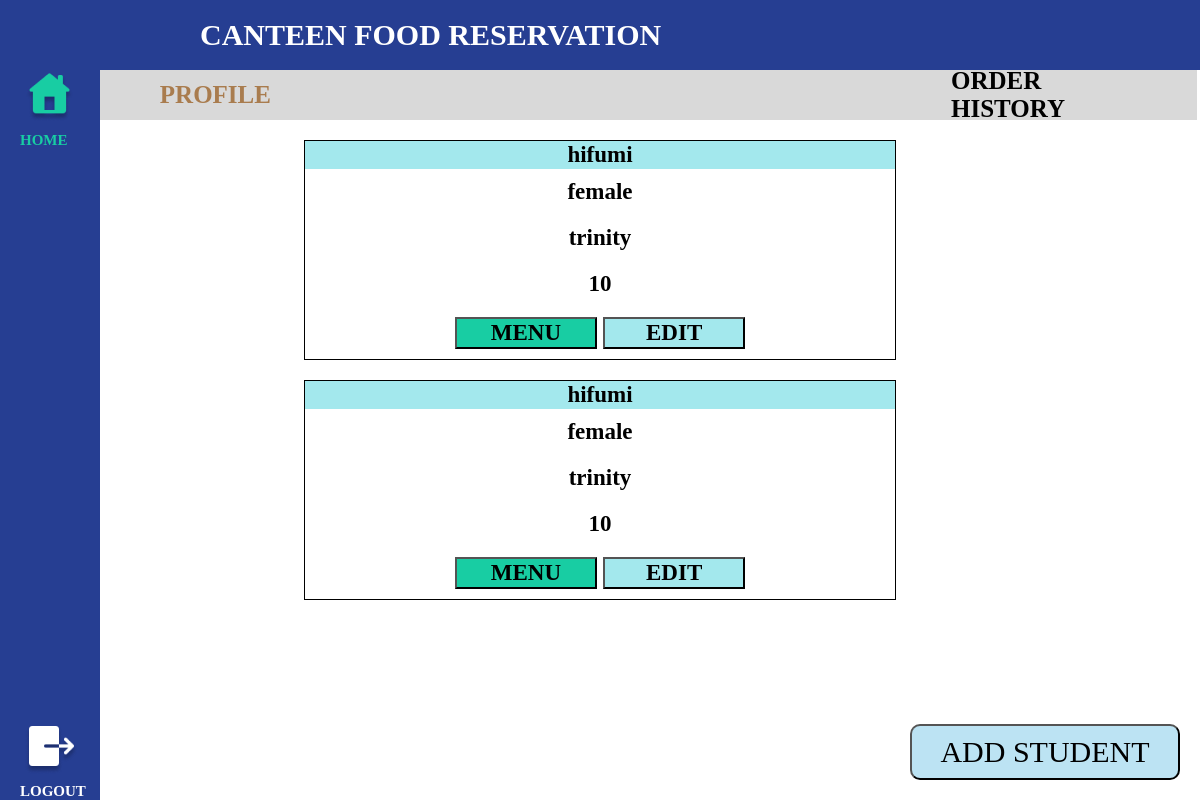
Page /user-profile (signed in) on the earlier database version.
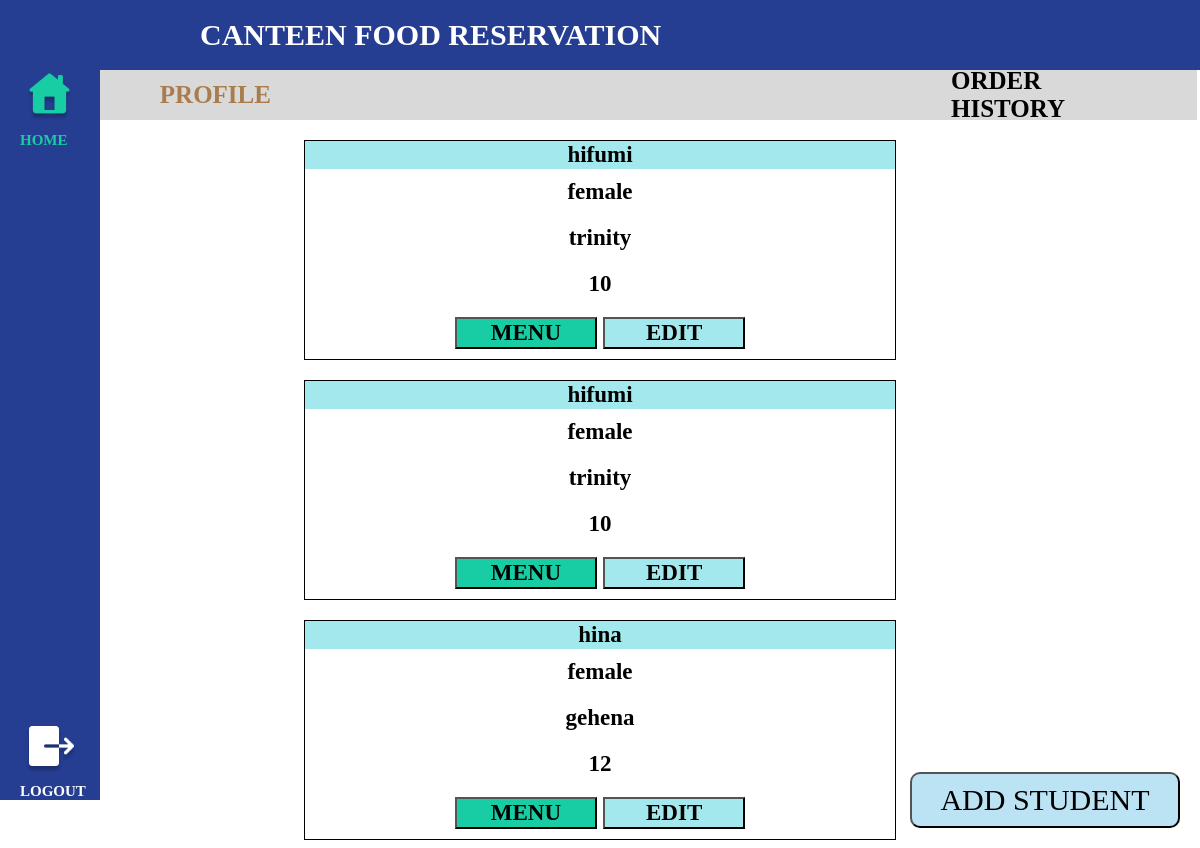
Same page on the later database version.
### practice/models.py (models this page shows)
class Student(models.Model):
    Parent = models.ForeignKey(User, on_delete=models.SET_NULL, null=True)
    id = models.AutoField(auto_created=True, primary_key=True, serialize=False, verbose_name='ID')
    Student_Name = models.CharField('Student Name', max_length=50)
    Student_Gender = models.CharField('Student Gender', max_length=10)
    Student_Race = models.CharField('Student Race', max_length=10)
    Student_Grade = models.IntegerField('Student Grade')

class Cart(models.Model):
    student = models.OneToOneField(Student, on_delete=models.CASCADE)
    created_at = models.DateTimeField(auto_now_add=True)
    updated_at = models.DateTimeField(auto_now=True)

### practice/views.py (the view, shortened to what this page needs)
# urls.py: 2. Add a URL to urlpatterns:  path('', views.home, name='home')
@login_required(login_url='register')
def home(request):
    studentform = StudentForm()
    current_user = request.user
    students = Student.objects.filter(Parent=current_user)
    carts = []
    for student in students:
        cart = student.cart
        carts.append(cart)
    return render(request, 'user-profile.html', {'students': students, 'carts': carts, 'form':studentform})

### practice/templates/user-profile.html (shortened to what this page needs)
{% load static %}
<!DOCTYPE html>
<html>
<head>
    <link rel="stylesheet" href="{% static 'css/user-profile.css' %}">
</head>
<body>
<header>
    <h1>CANTEEN FOOD RESERVATION</h1>
</header>
<nav>
    <a href="{% url 'user-profile' %}" class="home"><img src="{% static 'image/Home Page Selected.png' %}">HOME</a>
    <a href="{% url 'logout' %}" class="logout" id="logout"><img src="{% static 'image/Logout.png' %}">LOGOUT</a>
</nav>
<main>
    <div class="top-div">
        <a id="profile-link" style="color:#A97C4E">Profile</a>
        <a id="history-link">Order History</a>
    </div>
    <div id="profile-section">
        {% for student in students %}
            {% for cart in carts %}
            {% if student.id == cart.student.id %}
            <table>
                <tr>
                    <th>{{ student.Student_Name }}</th>
                </tr>
                <tr>
                    <td>{{ student.Student_Gender }}</td>
                </tr>
                <tr>
                    <td>{{ student.Student_Race }}</td>
                </tr>
                <tr>
                    <td>{{ student.Student_Grade }}</td>
                </tr>
                <tr>
                    <td>
                        <a href="{% url 'user-menu' student.id %}"><button id="menuButton">Menu</button></a>
                        <a href="{% url 'editstudent' student.id %}"><button id="editButton">Edit</button></a>
                    </td>
                </tr>
            </table>
            {% endif %}
            {% endfor %}
        {% endfor %}
        <button id="add">add student</button>
    </div>
</main>
</body>
</html>

Differences in the rows shown:
added Student: Student_Name "hina", Student_Gender "female", Student_Race "gehena", Student_Grade "12"
